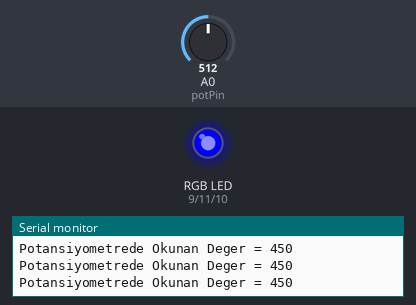
The sketch below on a simulated Arduino Uno, built with avr-gcc and run on an emulated ATmega328P. Shown: an RGB LED mixed from three pins (HIGH = lit), the last lines printed to the serial monitor. The test bench sets the inputs (shaded band); at power-on: A0 (potPin) = 512.

Above: at 1.2 s.
1.3 s: A0 (potPin) set to 350
4.3 s: A0 (potPin) set to 331
At 4.7 s:
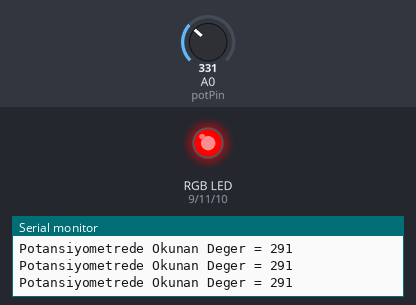
5.8 s: A0 (potPin) set to 716
At 7.0 s:
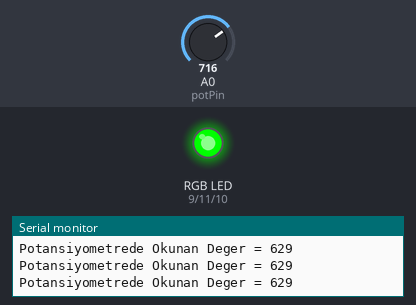
7.3 s: A0 (potPin) set to 694
10.3 s: A0 (potPin) set to 672
At 11.7 s:
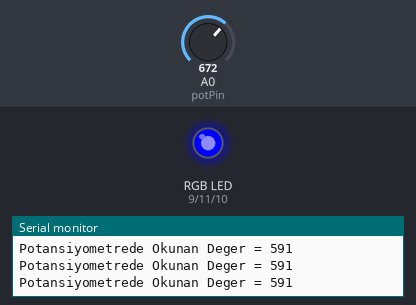
13.3 s: A0 (potPin) set to 900
At 14.1 s:
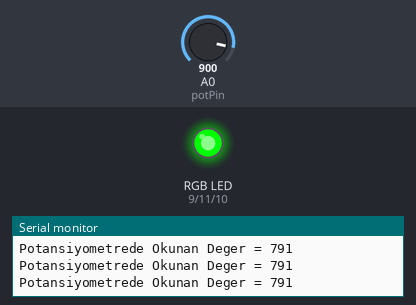
Timing chart, 0 to 16.3 s (numbered marks = the images above; inputs shaded):
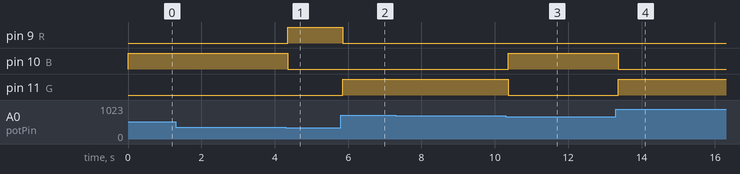

Measured:
- the behaviour switches between 341 and 340 on A0 (potPin) (found by bisection; images 0 and 1)
- the behaviour switches between 682 and 681 on A0 (potPin) (found by bisection; images 2 and 3)
- after the input at 4.3 s, pin 9 (R): LOW → HIGH after 0.06 s; pin 10 (B): HIGH → LOW after 0.06 s
- after the input at 5.8 s, pin 9 (R): HIGH → LOW after 0.06 s; pin 11 (G): LOW → HIGH after 0.06 s
- after the input at 10.3 s, pin 10 (B): LOW → HIGH after 0.06 s; pin 11 (G): HIGH → LOW after 0.06 s
- after the input at 13.3 s, pin 10 (B): HIGH → LOW after 0.06 s; pin 11 (G): LOW → HIGH after 0.06 s

The sketch:

potansiyometre_ile_rgb_led_kontrol.ino
```cpp
int potPin = A0;
int potDeger;

int R = 9;
int B = 10;
int G = 11;

void setup()
{
  pinMode(R, OUTPUT);
  pinMode(B, OUTPUT);
  pinMode(G, OUTPUT);
  Serial.begin(9600);
}

void loop()
{
 potDeger = map( analogRead(potPin), 0, 1023, 0, 900);
  Serial.print("Potansiyometrede Okunan Deger = ");
  Serial.println(potDeger);

  if (potDeger<300){
    analogWrite(R,255);
    analogWrite(B, 0);
    analogWrite(G, 0);
  } else if (potDeger<600){
    analogWrite(R,0);
    analogWrite(B, 255);
    analogWrite(G,0);
  } else if (potDeger<900){
    analogWrite(R,0);
    analogWrite(B, 0);
    analogWrite(G, 255); }
}
```
